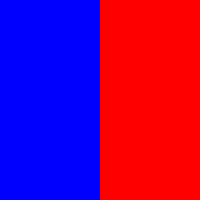
Frame 1 (no input)
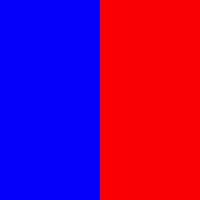
Frame 60 (the mouse pressed at the canvas centre just before this capture)
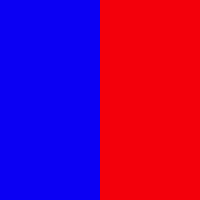
Frame 120 (the mouse held since frame 60 and released just before this capture)

The Processing sketch that drew these frames (run headless with seeded random() and noise(); from frame 60 on, the mouse is pressed at the canvas centre):

// Processing sketch: example05_07_bouncing_color_sketch
// ── example05_07_bouncing_color_sketch.pde
float c1 = 0;
float c2 = 255;

float c1dir = 0.1;
float c2dir = -0.1;

void setup() {
	size(200,200);
}

void draw() {
	noStroke();

	// Draw rectangle on left
	fill(c1, 0, c2);
	rect(0,0,100,200);

	// Draw rectangle on right
	fill(c2, 0, c1);
	rect(100, 0, 100, 200);

	// Adjust color values
	c1 = c1 + c1dir;
	c2 = c2 + c2dir;

	// Reverse direction of color change
	if (c1 < 0 || c1 > 255) {
		c1dir *= -1;
	}

	if (c2 < 0 || c2 > 255) {
		c2dir *= -1;
	}
}
